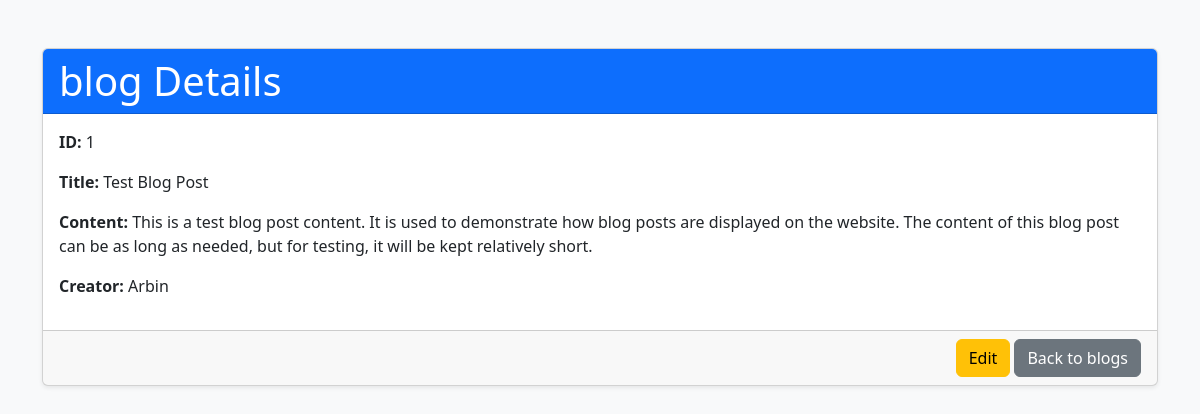
Page /main/blog/PL/viewBlog.php?id=1 on the committed database.
### tables this page shows
CREATE TABLE blog (
    id INT AUTO_INCREMENT PRIMARY KEY,        
    title VARCHAR(255) NOT NULL,              
    content TEXT NOT NULL,                    
    creator VARCHAR(100) NOT NULL,            
    created_at TIMESTAMP DEFAULT CURRENT_TIMESTAMP, 
    updated_at TIMESTAMP DEFAULT CURRENT_TIMESTAMP ON UPDATE CURRENT_TIMESTAMP
);

### main/blog/BLL/BlogController.php (called while the page is built, shortened)
<?php
require_once '../DAL/BlogModel.php';
class BlogController
{
    private $model;
    public function __construct()
    {
        $this->model = new BlogModel();
    }
    public function viewBlog($id)
    {
        return $this->model->getBlogById($id);
    }
}

### main/blog/DAL/BlogModel.php (called while the page is built, shortened)
<?php
require_once '../../../includes/conn.php';
class BlogModel
{
    private $table_name = "blog";
    private $conn;
    public function __construct()
    {
        global $conn;
        $this->conn = $conn;
    }
    public function getBlogById($id)
    {
        $query = "SELECT * FROM " . $this->table_name . " WHERE id = :id";
        $stmt = $this->conn->prepare($query);
        $stmt->bindParam(':id', $id, PDO::PARAM_INT);
        $stmt->execute();
        return $stmt->fetch(PDO::FETCH_ASSOC);
    }
}

### main/blog/PL/viewBlog.php (the view, shortened to what this page needs)
<?php
require_once '../BLL/BlogController.php';
if (isset($_GET['id'])) {
    $id = filter_var($_GET['id'], FILTER_SANITIZE_NUMBER_INT);
    $controller = new BlogController();
    $blog = $controller->viewblog($id);
}
?>
<!DOCTYPE html>
<html lang="en">
<head>
    <link href="https://cdnjs.cloudflare.com/ajax/libs/bootstrap/5.3.0/css/bootstrap.min.css" rel="stylesheet">
</head>
<body class="bg-light">
    <div class="container my-5">
        <div class="card shadow-sm">
            <div class="card-header bg-primary text-white">
                <h1 class="card-title mb-0">blog Details</h1>
            </div>
            <div class="card-body">
                <p><strong>ID:</strong> <?php echo htmlspecialchars($blog['id']); ?></p>
                <p><strong>Title:</strong> <?php echo htmlspecialchars($blog['title']); ?></p>
                <p><strong>Content:</strong> <?php echo htmlspecialchars($blog['content']); ?></p>
                <p><strong>Creator:</strong> <?php echo htmlspecialchars($blog['creator']); ?></p>
            </div>
            <div class="card-footer text-end">
                <a href="editblog.php?id=<?php echo $id; ?>" class="btn btn-warning">Edit</a>
                <a href="blogList.php" class="btn btn-secondary">Back to blogs</a>
            </div>
        </div>
    </div>
</body>
</html>

### rows in the picture
blog: id "1", title "Test Blog Post", content "This is a test blog post content. It is used to demonstrate how blog posts are displayed on the website. The content of this blog post can be as long as needed, but for testing, it will be kept relatively short.", creator "Arbin"
